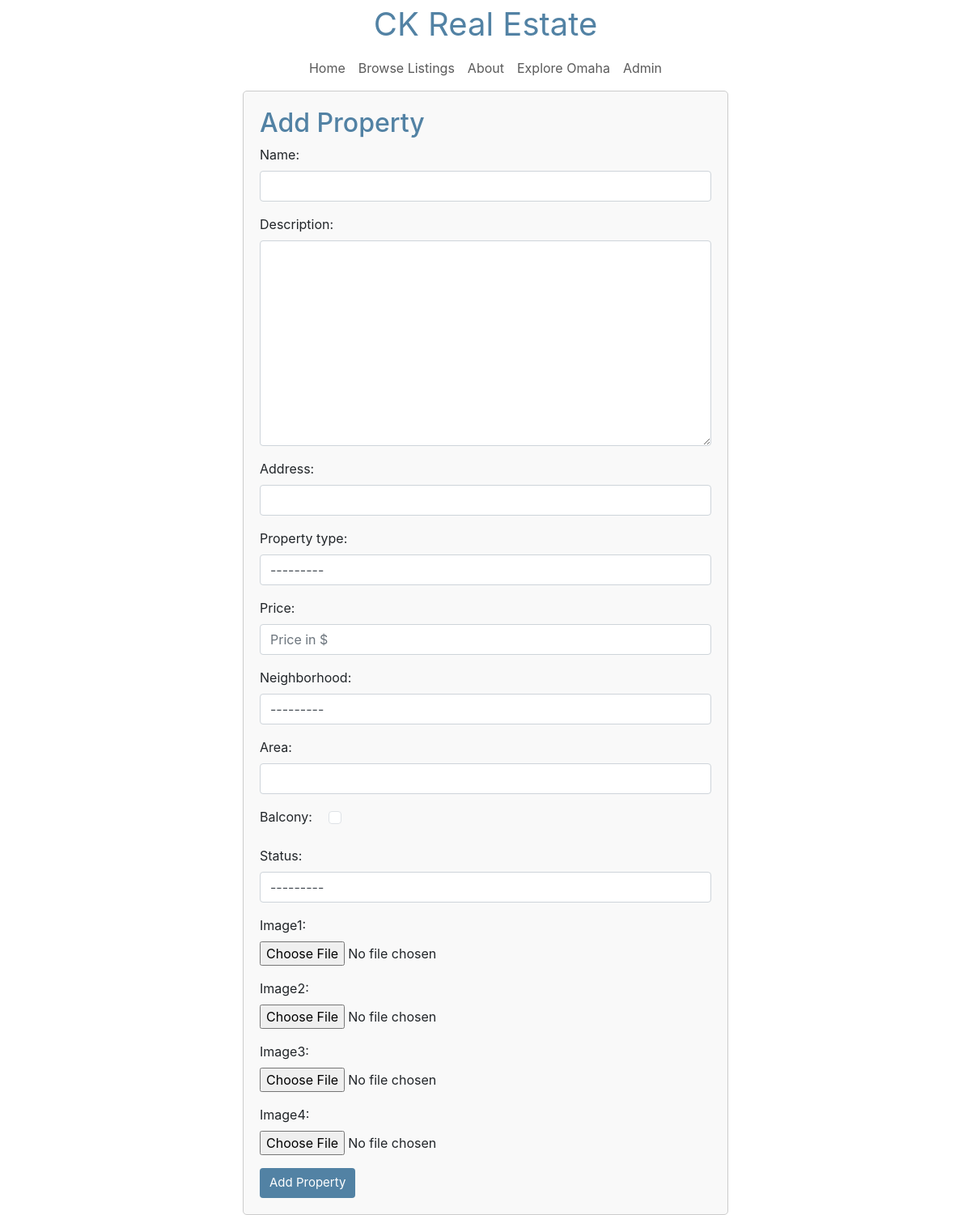
The app's page /property/add/, older data.
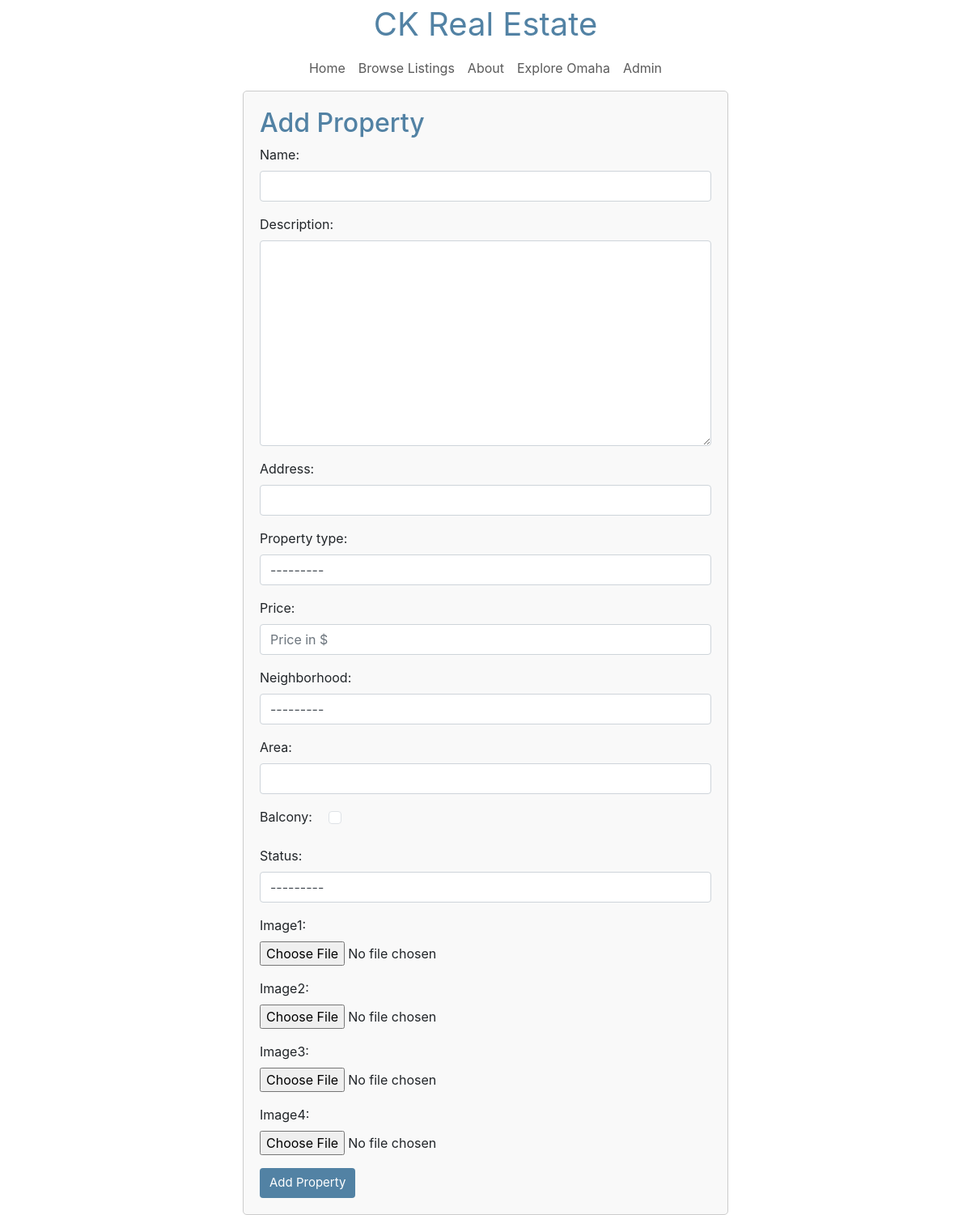
The same page, newer data.
### realestate/models.py (models this page shows)
class PropertyType(models.Model):
    property_type = models.CharField(max_length=50)
    def __str__(self):
        return self.property_type

class Neighborhood(models.Model):
    neighborhood = models.CharField(max_length=25)
    def __str__(self):
        return self.neighborhood

### realestate/views.py (the view)
# urls.py: path('property/add/', views.add_property, name='add_property'),
def add_property(request):
    if request.method == 'POST':
        form = PropertyForm(request.POST, request.FILES)
        if form.is_valid():
            form.save()
            return redirect('property_listings')
    else:
        form = PropertyForm()
    return render(request, 'add_property.html', {'form': form})

### realestate/templates/add_property.html (shortened to what this page needs)
{% extends "navbar.html" %}
{% block content %}
<body>
    <div class="container">
        <div class="form-container">
            <h2 class="blue">Add Property</h2>
            <form method="post" enctype="multipart/form-data">
                {{ form.as_p }}
                <button style="background-color: #5282a4;padding: 7px 12px 7px 12px;color: white;border: none;border-radius: 4px;font-size: 15px " type="submit" >Add Property</button>
            </form>
        </div>
    </div>
{% endblock %}

Row changes from the older to the newer data that the page shows:
added PropertyType: property_type "---------"
added Neighborhood: neighborhood "---------"
Text that changed along with them:
form field property_type: "---------" → (not shown)
form field neighborhood: "---------" → (not shown)
